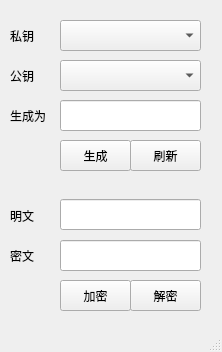
<?xml version="1.0" encoding="UTF-8"?>
<ui version="4.0">
 <class>MainWindow</class>
 <widget class="QMainWindow" name="MainWindow">
  <property name="geometry">
   <rect>
    <x>0</x>
    <y>0</y>
    <width>222</width>
    <height>352</height>
   </rect>
  </property>
  <property name="windowTitle">
   <string>RSA</string>
  </property>
  <widget class="QWidget" name="centralwidget">
   <widget class="QLabel" name="label">
    <property name="geometry">
     <rect>
      <x>10</x>
      <y>20</y>
      <width>54</width>
      <height>31</height>
     </rect>
    </property>
    <property name="text">
     <string>私钥</string>
    </property>
   </widget>
   <widget class="QComboBox" name="comboBox">
    <property name="geometry">
     <rect>
      <x>60</x>
      <y>20</y>
      <width>141</width>
      <height>31</height>
     </rect>
    </property>
   </widget>
   <widget class="QLineEdit" name="lineEdit">
    <property name="geometry">
     <rect>
      <x>60</x>
      <y>199</y>
      <width>141</width>
      <height>31</height>
     </rect>
    </property>
   </widget>
   <widget class="QLabel" name="label_2">
    <property name="geometry">
     <rect>
      <x>10</x>
      <y>240</y>
      <width>54</width>
      <height>31</height>
     </rect>
    </property>
    <property name="text">
     <string>密文</string>
    </property>
   </widget>
   <widget class="QLineEdit" name="lineEdit_2">
    <property name="geometry">
     <rect>
      <x>60</x>
      <y>240</y>
      <width>141</width>
      <height>31</height>
     </rect>
    </property>
   </widget>
   <widget class="QLabel" name="label_3">
    <property name="geometry">
     <rect>
      <x>10</x>
      <y>200</y>
      <width>54</width>
      <height>31</height>
     </rect>
    </property>
    <property name="text">
     <string>明文</string>
    </property>
   </widget>
   <widget class="QPushButton" name="pushButton_2">
    <property name="geometry">
     <rect>
      <x>60</x>
      <y>280</y>
      <width>71</width>
      <height>31</height>
     </rect>
    </property>
    <property name="text">
     <string>加密</string>
    </property>
   </widget>
   <widget class="QPushButton" name="pushButton_3">
    <property name="geometry">
     <rect>
      <x>130</x>
      <y>280</y>
      <width>71</width>
      <height>31</height>
     </rect>
    </property>
    <property name="text">
     <string>解密</string>
    </property>
   </widget>
   <widget class="QComboBox" name="comboBox_2">
    <property name="geometry">
     <rect>
      <x>60</x>
      <y>60</y>
      <width>141</width>
      <height>31</height>
     </rect>
    </property>
   </widget>
   <widget class="QPushButton" name="pushButton_4">
    <property name="geometry">
     <rect>
      <x>130</x>
      <y>140</y>
      <width>71</width>
      <height>31</height>
     </rect>
    </property>
    <property name="text">
     <string>刷新</string>
    </property>
   </widget>
   <widget class="QLabel" name="label_4">
    <property name="geometry">
     <rect>
      <x>10</x>
      <y>60</y>
      <width>54</width>
      <height>31</height>
     </rect>
    </property>
    <property name="text">
     <string>公钥</string>
    </property>
   </widget>
   <widget class="QLabel" name="label_5">
    <property name="geometry">
     <rect>
      <x>10</x>
      <y>100</y>
      <width>54</width>
      <height>31</height>
     </rect>
    </property>
    <property name="text">
     <string>生成为</string>
    </property>
   </widget>
   <widget class="QLineEdit" name="lineEdit_3">
    <property name="geometry">
     <rect>
      <x>60</x>
      <y>100</y>
      <width>141</width>
      <height>31</height>
     </rect>
    </property>
   </widget>
   <widget class="QPushButton" name="pushButton_5">
    <property name="geometry">
     <rect>
      <x>60</x>
      <y>140</y>
      <width>71</width>
      <height>31</height>
     </rect>
    </property>
    <property name="text">
     <string>生成</string>
    </property>
   </widget>
  </widget>
  <widget class="QStatusBar" name="statusbar"/>
 </widget>
 <resources/>
 <connections/>
</ui>
